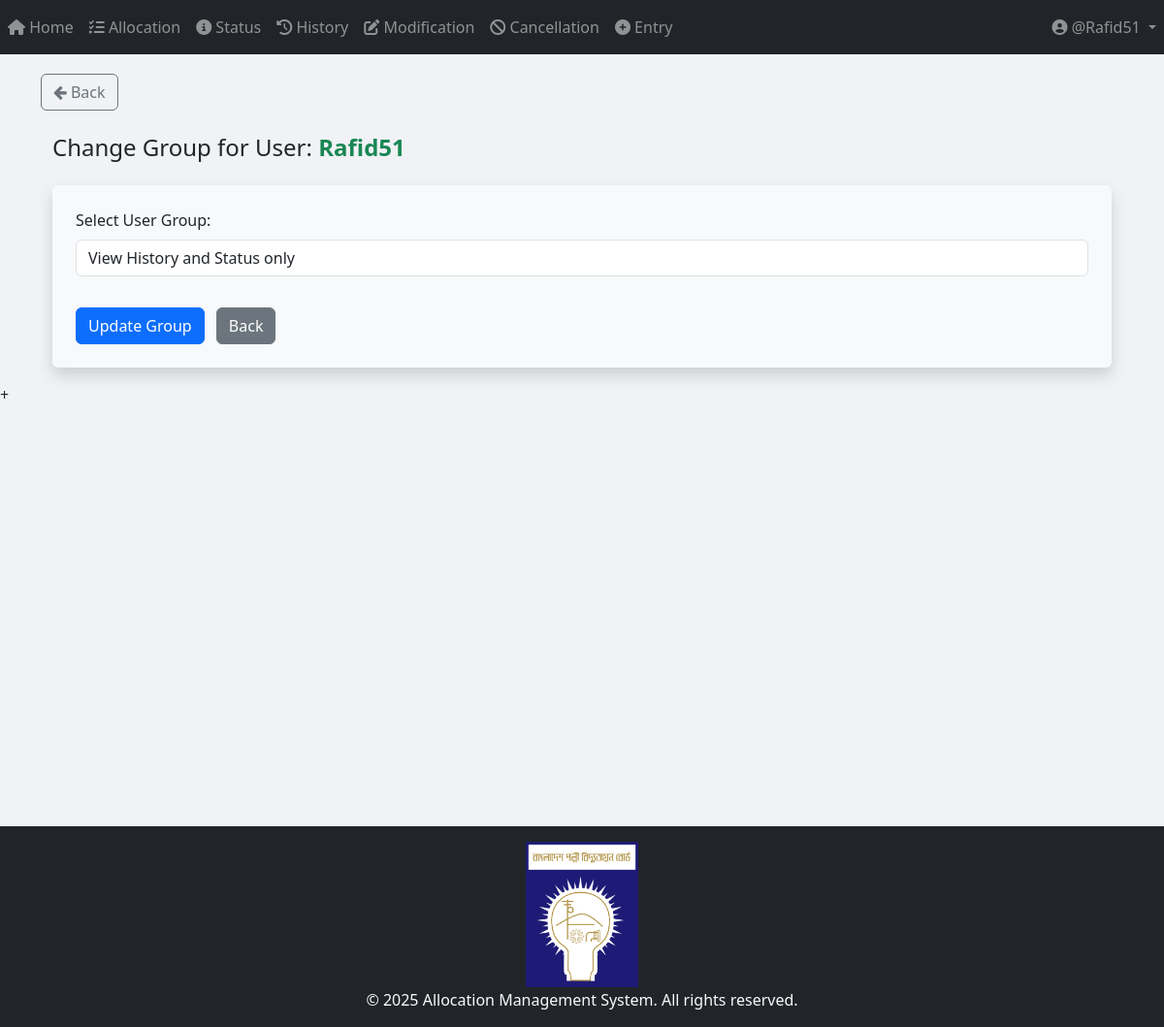
Before: /admin_panel/change-user-group/2/ (signed in) with the older database file.
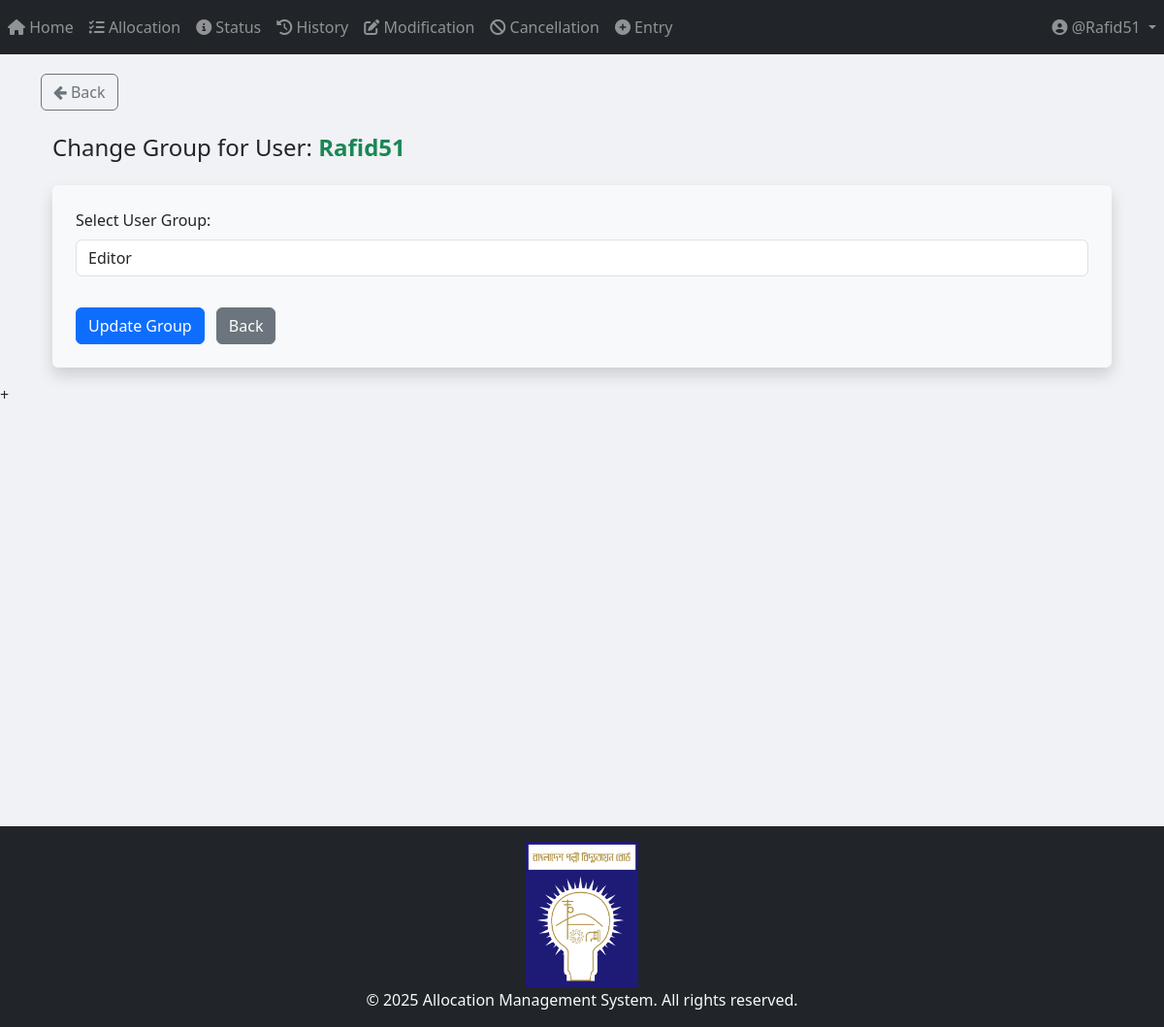
After: the same page with the newer database file.
### App_Login/models.py (models this page shows, shortened)
class User_Group(models.Model):
    user = models.ForeignKey(User, on_delete=models.CASCADE)
    STATUS_CHOICES = [
        ("View History and Status only", "View History and Status only"),
        ("Editor", "Editor"),
        ("Only View History and Edit CS&M Column", "Only View History and Edit CS&M Column"),
        ("Only View History and Edit Carry_From_Warehouse Column", "Only View History and Edit Carry_From_Warehouse Column"),
    ]
    user_group_type = models.CharField(
        max_length=100, choices=STATUS_CHOICES, default="View History and Status only"
    )

### App_Admin_Panel/views/change_user_group.py (the view)
# urls.py: path("change-user-group/<int:user_id>/", views.change_user_group_view, name="change_user_group"),
@login_required
def change_user_group_view(request, user_id):
    if not request.user.is_superuser:
        return redirect("App_User_Group:access_denied")
    user = get_object_or_404(User, pk=user_id, is_superuser=False)
    user_group, created = User_Group.objects.get_or_create(user=user)
    if request.method == "POST":
        new_group_type = request.POST.get("user_group_type")
        if new_group_type in dict(User_Group.STATUS_CHOICES):
            user_group.user_group_type = new_group_type
            user_group.save()
            return redirect("App_Admin_Panel:change_user_group")
    context = {
        "user": user,
        "user_group": user_group,
        "status_choices": User_Group.STATUS_CHOICES,
    }
    return render(request, "App_Admin_Panel/change_user_group.html", context)

### templates/App_Admin_Panel/change_user_group.html (shortened to what this page needs)
{% extends "base.html" %}
{% load static %}
{% block body_block %}
{% if request.user.is_superuser %}
<a href="{% url 'App_Admin_Panel:change_user_group' %}" class="btn btn-outline-secondary">
        <i class="fa fa-arrow-left"></i> Back
</a>
<div class="container mt-4">
    <h4 class="mb-4">Change Group for User: <strong class="text-success">{{ user.username }}</strong></h4>
    <form method="post" class="shadow p-4 bg-light rounded">
        <div class="form-group">
            <label for="user_group_type">Select User Group:</label>
            <select class="form-control" name="user_group_type" id="user_group_type" required>
                {% for value, label in status_choices %}
                    <option value="{{ value }}" {% if value == user_group.user_group_type %}selected{% endif %}>{{ label }}</option>
                {% endfor %}
            </select>
        </div>
        <button type="submit" class="btn btn-primary mt-3">Update Group</button>
        <a href="{% url 'App_Admin_Panel:change_user_group' %}" class="btn btn-secondary mt-3 ml-2">Back</a>
    </form>
</div>
{% endif %}
{% endblock %}

Changed rows visible on the page:
changed User_Group: user_group_type "View History and Status only" → "Editor"
